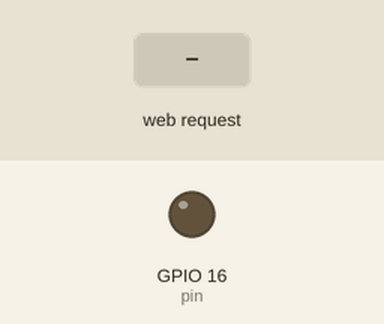
This program was run on a simulated ESP32. Parts: output pins drawn as LEDs (lit = HIGH). The inputs (shaded band) are chosen by the test bench. WiFi joins after 1.5 s; servers stay silent unless stated; what the program prints to the serial monitor is not drawn.

Above: at 3.2 s.
3.3 s: HTTP request GET /ligar received
At 4.2 s:
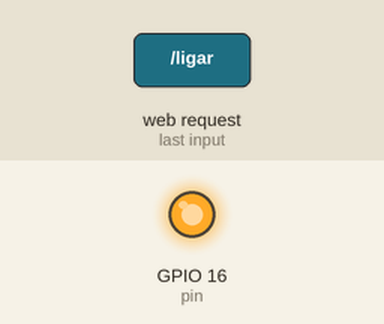
4.8 s: HTTP request GET /desligar received
At 5.3 s:
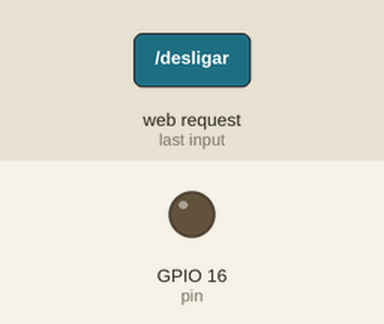
6.3 s: HTTP request GET /ligar?estado=true received
At 7.7 s:
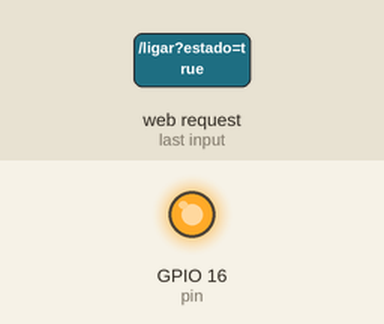
Timing chart, 0 to 9.3 s (numbered marks = the images above; inputs shaded):
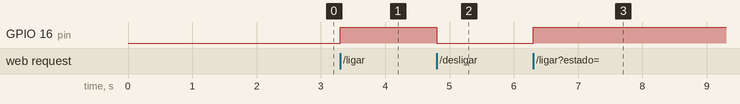

Measured:
- after the input at 3.3 s, GPIO 16 (pin): LOW → HIGH at once
- after the input at 4.8 s, GPIO 16 (pin): HIGH → LOW at once
- after the input at 6.3 s, GPIO 16 (pin): LOW → HIGH at once

The program:

main.cpp
```cpp
#include <Arduino.h>
#include <ESPAsyncWebServer.h>

//Código html da página ligar
String page_on =
    "<h1>Controle do LED</h1>"
    "<h2>projeto final 03</h2>"
    "LED ligado"
    "<a href=\"/desligar\">"
    "<button>desligar</button>"
    "</a>";

//Código html da página desligar
String page_off =
    "<h1>Controle do LED</h1>"
    "<h2>projeto final 03</h2>"
    "LED desligado"
    "<a href=\"/ligar\">"
    "<button>ligar</button>"
    "</a>";

//Código html da página controle
String page_controle =
    "<h1>Controle do LED</h1>"
    "<h2>projeto final 03</h2>"
    "LED"
    "<a href=\"/controle?estado=true\">"
    "<button>ligar</button>"
    "</a>"
    "<a href=\"/controle?estado=false\">"
    "<button>desligar</button>"
    "</a>";

//Instancia do webserver assincrono
AsyncWebServer server(80);

//Funcao que cuida do retorno de página não encontrada
void notFound(AsyncWebServerRequest *request)
{
  request->send(404, "text/plain", "Not found");
}

//Pino de indicação de conexão
int pin = GPIO_NUM_16;

void setup()
{
  Serial.begin(9600); //Inicializando a serial
  pinMode(pin, OUTPUT);//Inicializando saída do indicador

  int wStatus = WL_DISCONNECTED;
  int limit = 60; //tempo de espera para conexão
  //WiFi.begin("NOME-DA-REDE", "senhadarede");//propriedades da rede a conectar
  WiFi.begin("NET_2GDC570B", "4BDC570B");//propriedades da rede a conectar
  while (wStatus != WL_CONNECTED &&
         wStatus != WL_CONNECT_FAILED) //Aguardando conexão ou falha
  {
    Serial.println("Tentando conexão...");
    delay(1000);
    wStatus = WiFi.status();
    if (limit-- <= 0)
    {
      wStatus = WL_CONNECT_FAILED; //Se o tempo de espera for excedido
      break;                       //Damos a conexão como falha
    }
  }

  if (wStatus == WL_CONNECTED) //Se a conexão for bem-sucedida
  {
    String ip = WiFi.localIP().toString(); //Mostramos o IP
    String ipStr = "Connected to the WiFi network: " + ip;
    Serial.println(ipStr);

    digitalWrite(pin, LOW); //desligamos o indicador na saída

    //Configuramos os enderecos que serao disponibilizados
    //Endereco ligar
    server.on("/ligar", HTTP_GET, [](AsyncWebServerRequest *request) {
      request->send(200, "text/html", page_on);
      digitalWrite(pin, HIGH);
    });

    //Endereco desligar
    server.on("/desligar", HTTP_GET, [](AsyncWebServerRequest *request) {
      request->send(200, "text/html", page_off);
      digitalWrite(pin, LOW);
    });

    //Configuramos os enderecos que serao disponibilizados
    //Endereco ligar
    server.on("/controle", HTTP_GET, [](AsyncWebServerRequest *request) {
      String message;
      if (request->hasParam("estado")) {
          message = request->getParam("estado")->value();
      } else {
          message = "No message sent";
      }
      if(message.equalsIgnoreCase("true")){
        digitalWrite(pin, HIGH);
      } else if(message.equalsIgnoreCase("false")){
        digitalWrite(pin, LOW);
      }
      request->send(200, "text/html", page_controle);
    });

    server.onNotFound(notFound);//Endereco nao reconhecido
    server.begin();             //Iniciamos o servidor
  }
  else
  {
    //Caso não seja bem sucedido informamos via serial
    Serial.println("Falha ao conectar.");
  }
}

void loop()
{
  //Não temos funcao loop pois todas as conexões
  //estão sendo tratadas pelo nosso servidor assíncrono :)
}
```
